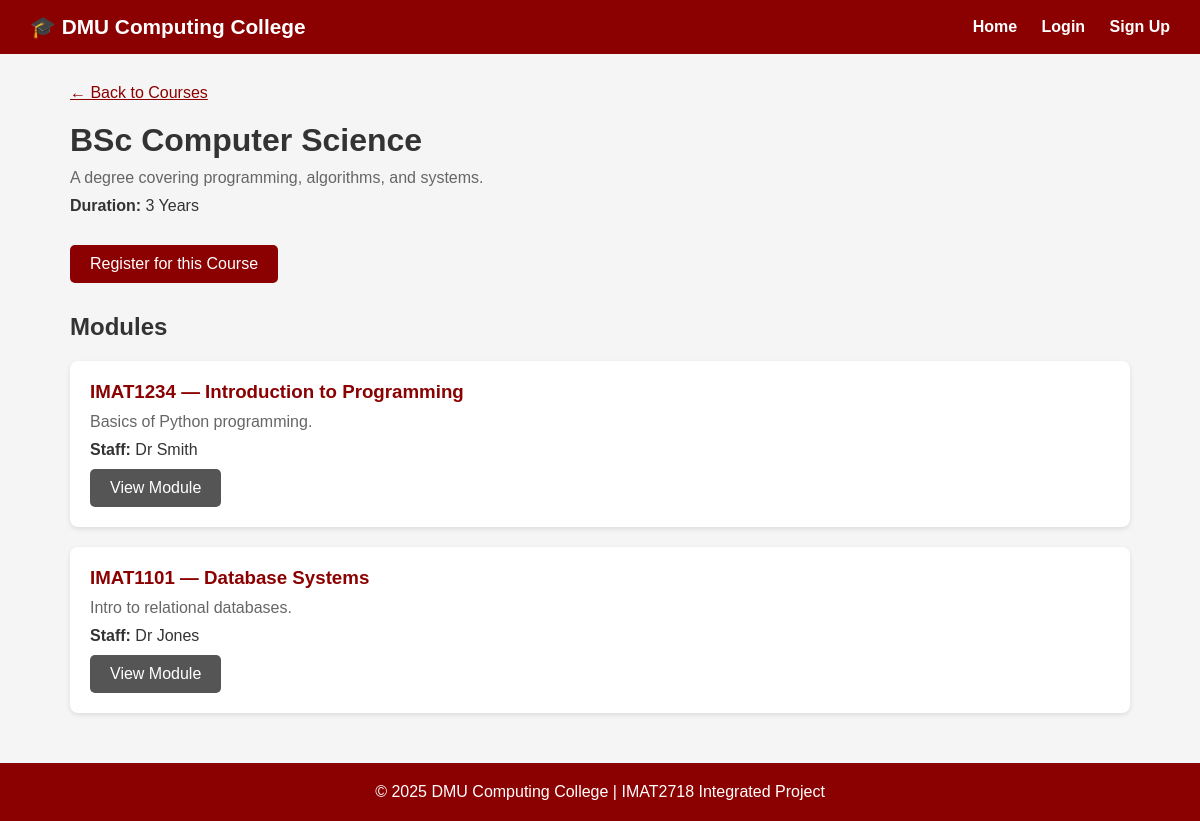
The page /course/1 on the database its author committed.
### tables this page shows
CREATE TABLE courses (
            id INTEGER PRIMARY KEY AUTOINCREMENT,
            name TEXT NOT NULL,
            description TEXT,
            duration TEXT
        );

CREATE TABLE modules (
            id INTEGER PRIMARY KEY AUTOINCREMENT,
            module_code TEXT NOT NULL,
            title TEXT NOT NULL,
            description TEXT,
            contents TEXT,
            staff_member TEXT,
            course_id INTEGER,
            FOREIGN KEY (course_id) REFERENCES courses(id)
        );

### app.py (the view)
@app.route('/course/<int:course_id>')
def course(course_id):
    db = get_db()
    course = db.execute('SELECT * FROM courses WHERE id = ?', (course_id,)).fetchone()
    modules = db.execute('SELECT * FROM modules WHERE course_id = ?', (course_id,)).fetchall()
    db.close()
    return render_template('course.html', course=course, modules=modules)

### database.py (called while the page is built)
def get_db():
    conn = sqlite3.connect('college.db')
    conn.row_factory = sqlite3.Row
    return conn

### templates/course.html
{% extends 'base.html' %}
{% block content %}
<a href="/" style="color:#8B0000;">← Back to Courses</a>
<h1 style="margin: 20px 0 10px;">{{ course['name'] }}</h1>
<p style="color:#666; margin-bottom:10px;">{{ course['description'] }}</p>
<p style="margin-bottom:30px;"><strong>Duration:</strong> {{ course['duration'] }}</p>
<a href="/register/{{ course['id'] }}" class="btn btn-primary" style="margin-bottom:30px;">Register for this Course</a>
<h2 style="margin-bottom:20px;">Modules</h2>
{% for module in modules %}
<div class="card">
    <h3>{{ module['module_code'] }} — {{ module['title'] }}</h3>
    <p style="margin-bottom:10px; color:#666;">{{ module['description'] }}</p>
    <p style="margin-bottom:10px;"><strong>Staff:</strong> {{ module['staff_member'] }}</p>
    <a href="/module/{{ module['id'] }}" class="btn btn-secondary">View Module</a>
</div>
{% endfor %}
{% endblock %}

### templates/base.html (shortened to what this page needs)
<!DOCTYPE html>
<html lang="en">
<head>
</head>
<body>
<nav>
    <span class="logo">🎓 DMU Computing College</span>
    <div>
        <a href="/">Home</a>
        {% if session.user_name %}
            <a href="#">Hello, {{ session.user_name }}</a>
            <a href="/logout">Logout</a>
        {% else %}
            <a href="/login">Login</a>
            <a href="/signup">Sign Up</a>
        {% endif %}
    </div>
</nav>
<div class="container">
    {% block content %}{% endblock %}
</div>
<footer><p>© 2025 DMU Computing College | IMAT2718 Integrated Project</p></footer>
</body>
</html>

### templates/base.html (style rules this page uses)
* { margin: 0; padding: 0; box-sizing: border-box; }
body { font-family: Arial, sans-serif; background: #f5f5f5; color: #333; }
nav { background: #8B0000; padding: 15px 30px; display: flex; justify-content: space-between; align-items: center; }
nav a { color: white; text-decoration: none; margin-left: 20px; font-weight: bold; }
nav .logo { color: white; font-size: 1.3em; font-weight: bold; }
.container { max-width: 1100px; margin: 30px auto; padding: 0 20px; }
.btn { padding: 10px 20px; border: none; border-radius: 5px; cursor: pointer; text-decoration: none; display: inline-block; font-size: 1em; }
.btn-primary { background: #8B0000; color: white; }
.btn-secondary { background: #555; color: white; }
.card { background: white; border-radius: 8px; padding: 20px; margin-bottom: 20px; box-shadow: 0 2px 5px rgba(0,0,0,0.1); }
.card h3 { color: #8B0000; margin-bottom: 10px; }
footer { text-align: center; padding: 20px; background: #8B0000; color: white; margin-top: 50px; }

### rows shown on the page
courses: name "BSc Computer Science", description "A degree covering programming, algorithms, and systems.", duration "3 Years"
modules: module_code "IMAT1234", title "Introduction to Programming", description "Basics of Python programming.", staff_member "Dr Smith"
modules: module_code "IMAT1101", title "Database Systems", description "Intro to relational databases.", staff_member "Dr Jones"
